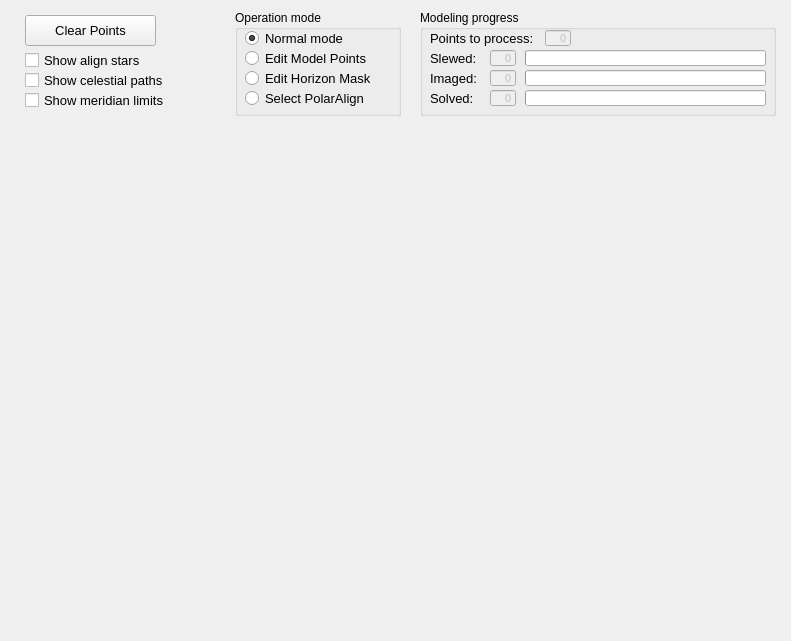
<?xml version="1.0" encoding="UTF-8"?>
<ui version="4.0">
 <class>HemisphereDialog</class>
 <widget class="QWidget" name="HemisphereDialog">
  <property name="geometry">
   <rect>
    <x>0</x>
    <y>0</y>
    <width>791</width>
    <height>641</height>
   </rect>
  </property>
  <property name="font">
   <font>
    <family>Arial</family>
   </font>
  </property>
  <property name="windowTitle">
   <string>Hemisphere</string>
  </property>
  <widget class="QWidget" name="hemisphere" native="true">
   <property name="enabled">
    <bool>true</bool>
   </property>
   <property name="geometry">
    <rect>
     <x>10</x>
     <y>130</y>
     <width>771</width>
     <height>501</height>
    </rect>
   </property>
   <property name="autoFillBackground">
    <bool>true</bool>
   </property>
   <property name="styleSheet">
    <string notr="true"/>
   </property>
  </widget>
  <widget class="QPushButton" name="btn_deletePoints">
   <property name="geometry">
    <rect>
     <x>25</x>
     <y>15</y>
     <width>131</width>
     <height>31</height>
    </rect>
   </property>
   <property name="font">
    <font>
     <pointsize>10</pointsize>
    </font>
   </property>
   <property name="toolTip">
    <string>&lt;html&gt;&lt;head/&gt;&lt;body&gt;&lt;p&gt;Delete all points on coordinate window including Base / Model&lt;/p&gt;&lt;/body&gt;&lt;/html&gt;</string>
   </property>
   <property name="text">
    <string>Clear Points</string>
   </property>
  </widget>
  <widget class="QLabel" name="hemisphereBackground">
   <property name="geometry">
    <rect>
     <x>0</x>
     <y>0</y>
     <width>791</width>
     <height>126</height>
    </rect>
   </property>
   <property name="text">
    <string/>
   </property>
   <property name="color" stdset="0">
    <string>blue</string>
   </property>
  </widget>
  <widget class="QGroupBox" name="groupBox_2">
   <property name="geometry">
    <rect>
     <x>235</x>
     <y>10</y>
     <width>166</width>
     <height>106</height>
    </rect>
   </property>
   <property name="title">
    <string>Operation mode</string>
   </property>
   <widget class="QRadioButton" name="checkEditNone">
    <property name="geometry">
     <rect>
      <x>10</x>
      <y>20</y>
      <width>111</width>
      <height>16</height>
     </rect>
    </property>
    <property name="font">
     <font>
      <pointsize>10</pointsize>
     </font>
    </property>
    <property name="text">
     <string>Normal mode</string>
    </property>
    <property name="checked">
     <bool>true</bool>
    </property>
   </widget>
   <widget class="QRadioButton" name="checkEditModelPoints">
    <property name="geometry">
     <rect>
      <x>10</x>
      <y>40</y>
      <width>146</width>
      <height>16</height>
     </rect>
    </property>
    <property name="font">
     <font>
      <pointsize>10</pointsize>
     </font>
    </property>
    <property name="text">
     <string>Edit Model Points</string>
    </property>
   </widget>
   <widget class="QRadioButton" name="checkEditHorizonMask">
    <property name="geometry">
     <rect>
      <x>10</x>
      <y>60</y>
      <width>141</width>
      <height>16</height>
     </rect>
    </property>
    <property name="font">
     <font>
      <pointsize>10</pointsize>
     </font>
    </property>
    <property name="text">
     <string>Edit Horizon Mask</string>
    </property>
   </widget>
   <widget class="QRadioButton" name="checkPolarAlignment">
    <property name="enabled">
     <bool>true</bool>
    </property>
    <property name="geometry">
     <rect>
      <x>10</x>
      <y>80</y>
      <width>136</width>
      <height>16</height>
     </rect>
    </property>
    <property name="font">
     <font>
      <pointsize>10</pointsize>
     </font>
    </property>
    <property name="text">
     <string>Select PolarAlign</string>
    </property>
   </widget>
  </widget>
  <widget class="QCheckBox" name="checkShowAlignmentStars">
   <property name="geometry">
    <rect>
     <x>25</x>
     <y>50</y>
     <width>131</width>
     <height>21</height>
    </rect>
   </property>
   <property name="font">
    <font>
     <pointsize>10</pointsize>
    </font>
   </property>
   <property name="text">
    <string>Show align stars</string>
   </property>
  </widget>
  <widget class="QGroupBox" name="groupBox">
   <property name="geometry">
    <rect>
     <x>420</x>
     <y>10</y>
     <width>356</width>
     <height>106</height>
    </rect>
   </property>
   <property name="title">
    <string>Modeling progress</string>
   </property>
   <widget class="QLabel" name="label_100">
    <property name="geometry">
     <rect>
      <x>10</x>
      <y>40</y>
      <width>66</width>
      <height>16</height>
     </rect>
    </property>
    <property name="font">
     <font>
      <family>Arial</family>
      <pointsize>10</pointsize>
      <weight>50</weight>
      <bold>false</bold>
     </font>
    </property>
    <property name="text">
     <string>Slewed:</string>
    </property>
   </widget>
   <widget class="QLineEdit" name="le_numberPointsImaged">
    <property name="enabled">
     <bool>false</bool>
    </property>
    <property name="geometry">
     <rect>
      <x>70</x>
      <y>60</y>
      <width>26</width>
      <height>16</height>
     </rect>
    </property>
    <property name="font">
     <font>
      <family>Arial</family>
      <pointsize>8</pointsize>
      <weight>50</weight>
      <bold>false</bold>
     </font>
    </property>
    <property name="mouseTracking">
     <bool>false</bool>
    </property>
    <property name="focusPolicy">
     <enum>Qt::NoFocus</enum>
    </property>
    <property name="acceptDrops">
     <bool>false</bool>
    </property>
    <property name="toolTip">
     <string>&lt;html&gt;&lt;head/&gt;&lt;body&gt;&lt;p&gt;&lt;span style=&quot; font-size:10pt;&quot;&gt;Progress in modeling.&lt;/span&gt;&lt;/p&gt;&lt;/body&gt;&lt;/html&gt;</string>
    </property>
    <property name="layoutDirection">
     <enum>Qt::RightToLeft</enum>
    </property>
    <property name="text">
     <string>0</string>
    </property>
    <property name="alignment">
     <set>Qt::AlignRight|Qt::AlignTrailing|Qt::AlignVCenter</set>
    </property>
    <property name="readOnly">
     <bool>true</bool>
    </property>
   </widget>
   <widget class="QLabel" name="label_77">
    <property name="geometry">
     <rect>
      <x>10</x>
      <y>60</y>
      <width>66</width>
      <height>16</height>
     </rect>
    </property>
    <property name="font">
     <font>
      <family>Arial</family>
      <pointsize>10</pointsize>
      <weight>50</weight>
      <bold>false</bold>
     </font>
    </property>
    <property name="text">
     <string>Imaged:</string>
    </property>
   </widget>
   <widget class="QProgressBar" name="bar_numberPointsImaged">
    <property name="geometry">
     <rect>
      <x>105</x>
      <y>60</y>
      <width>241</width>
      <height>16</height>
     </rect>
    </property>
    <property name="maximum">
     <number>1000</number>
    </property>
    <property name="value">
     <number>1</number>
    </property>
    <property name="textVisible">
     <bool>false</bool>
    </property>
   </widget>
   <widget class="QProgressBar" name="bar_numberPointsSlewed">
    <property name="geometry">
     <rect>
      <x>105</x>
      <y>40</y>
      <width>241</width>
      <height>16</height>
     </rect>
    </property>
    <property name="minimum">
     <number>0</number>
    </property>
    <property name="maximum">
     <number>1000</number>
    </property>
    <property name="value">
     <number>0</number>
    </property>
    <property name="textVisible">
     <bool>false</bool>
    </property>
    <property name="orientation">
     <enum>Qt::Horizontal</enum>
    </property>
    <property name="invertedAppearance">
     <bool>false</bool>
    </property>
    <property name="textDirection">
     <enum>QProgressBar::BottomToTop</enum>
    </property>
    <property name="format">
     <string>%p%</string>
    </property>
   </widget>
   <widget class="QLineEdit" name="le_numberPointsSlewed">
    <property name="enabled">
     <bool>false</bool>
    </property>
    <property name="geometry">
     <rect>
      <x>70</x>
      <y>40</y>
      <width>26</width>
      <height>16</height>
     </rect>
    </property>
    <property name="font">
     <font>
      <family>Arial</family>
      <pointsize>8</pointsize>
      <weight>50</weight>
      <bold>false</bold>
     </font>
    </property>
    <property name="mouseTracking">
     <bool>false</bool>
    </property>
    <property name="focusPolicy">
     <enum>Qt::NoFocus</enum>
    </property>
    <property name="acceptDrops">
     <bool>false</bool>
    </property>
    <property name="toolTip">
     <string>&lt;html&gt;&lt;head/&gt;&lt;body&gt;&lt;p&gt;&lt;span style=&quot; font-size:10pt;&quot;&gt;Progress in modeling.&lt;/span&gt;&lt;/p&gt;&lt;/body&gt;&lt;/html&gt;</string>
    </property>
    <property name="layoutDirection">
     <enum>Qt::RightToLeft</enum>
    </property>
    <property name="text">
     <string>0</string>
    </property>
    <property name="alignment">
     <set>Qt::AlignRight|Qt::AlignTrailing|Qt::AlignVCenter</set>
    </property>
    <property name="readOnly">
     <bool>true</bool>
    </property>
   </widget>
   <widget class="QLineEdit" name="le_numberPointsSolved">
    <property name="enabled">
     <bool>false</bool>
    </property>
    <property name="geometry">
     <rect>
      <x>70</x>
      <y>80</y>
      <width>26</width>
      <height>16</height>
     </rect>
    </property>
    <property name="font">
     <font>
      <family>Arial</family>
      <pointsize>8</pointsize>
      <weight>50</weight>
      <bold>false</bold>
     </font>
    </property>
    <property name="mouseTracking">
     <bool>false</bool>
    </property>
    <property name="focusPolicy">
     <enum>Qt::NoFocus</enum>
    </property>
    <property name="acceptDrops">
     <bool>false</bool>
    </property>
    <property name="toolTip">
     <string>&lt;html&gt;&lt;head/&gt;&lt;body&gt;&lt;p&gt;&lt;span style=&quot; font-size:10pt;&quot;&gt;Progress in modeling.&lt;/span&gt;&lt;/p&gt;&lt;/body&gt;&lt;/html&gt;</string>
    </property>
    <property name="layoutDirection">
     <enum>Qt::RightToLeft</enum>
    </property>
    <property name="text">
     <string>0</string>
    </property>
    <property name="alignment">
     <set>Qt::AlignRight|Qt::AlignTrailing|Qt::AlignVCenter</set>
    </property>
    <property name="readOnly">
     <bool>true</bool>
    </property>
   </widget>
   <widget class="QProgressBar" name="bar_numberPointsSolved">
    <property name="geometry">
     <rect>
      <x>105</x>
      <y>80</y>
      <width>241</width>
      <height>16</height>
     </rect>
    </property>
    <property name="maximum">
     <number>1000</number>
    </property>
    <property name="value">
     <number>1</number>
    </property>
    <property name="textVisible">
     <bool>false</bool>
    </property>
   </widget>
   <widget class="QLabel" name="label_28">
    <property name="geometry">
     <rect>
      <x>10</x>
      <y>80</y>
      <width>66</width>
      <height>16</height>
     </rect>
    </property>
    <property name="font">
     <font>
      <pointsize>10</pointsize>
     </font>
    </property>
    <property name="text">
     <string>Solved:</string>
    </property>
   </widget>
   <widget class="QLineEdit" name="le_numberPointsToProcess">
    <property name="enabled">
     <bool>false</bool>
    </property>
    <property name="geometry">
     <rect>
      <x>125</x>
      <y>20</y>
      <width>26</width>
      <height>16</height>
     </rect>
    </property>
    <property name="font">
     <font>
      <family>Arial</family>
      <pointsize>8</pointsize>
      <weight>50</weight>
      <bold>false</bold>
     </font>
    </property>
    <property name="mouseTracking">
     <bool>false</bool>
    </property>
    <property name="focusPolicy">
     <enum>Qt::NoFocus</enum>
    </property>
    <property name="acceptDrops">
     <bool>false</bool>
    </property>
    <property name="toolTip">
     <string>&lt;html&gt;&lt;head/&gt;&lt;body&gt;&lt;p&gt;&lt;span style=&quot; font-size:10pt;&quot;&gt;Progress in modeling.&lt;/span&gt;&lt;/p&gt;&lt;/body&gt;&lt;/html&gt;</string>
    </property>
    <property name="layoutDirection">
     <enum>Qt::RightToLeft</enum>
    </property>
    <property name="text">
     <string>0</string>
    </property>
    <property name="alignment">
     <set>Qt::AlignRight|Qt::AlignTrailing|Qt::AlignVCenter</set>
    </property>
    <property name="readOnly">
     <bool>true</bool>
    </property>
   </widget>
   <widget class="QLabel" name="label_29">
    <property name="geometry">
     <rect>
      <x>10</x>
      <y>20</y>
      <width>121</width>
      <height>16</height>
     </rect>
    </property>
    <property name="font">
     <font>
      <pointsize>10</pointsize>
     </font>
    </property>
    <property name="text">
     <string>Points to process:</string>
    </property>
   </widget>
  </widget>
  <widget class="QCheckBox" name="checkShowCelestial">
   <property name="geometry">
    <rect>
     <x>25</x>
     <y>70</y>
     <width>156</width>
     <height>21</height>
    </rect>
   </property>
   <property name="font">
    <font>
     <pointsize>10</pointsize>
    </font>
   </property>
   <property name="text">
    <string>Show celestial paths</string>
   </property>
  </widget>
  <widget class="QCheckBox" name="checkShowMeridian">
   <property name="geometry">
    <rect>
     <x>25</x>
     <y>90</y>
     <width>156</width>
     <height>21</height>
    </rect>
   </property>
   <property name="font">
    <font>
     <pointsize>10</pointsize>
    </font>
   </property>
   <property name="text">
    <string>Show meridian limits</string>
   </property>
  </widget>
  <widget class="QWidget" name="hemisphereStar" native="true">
   <property name="enabled">
    <bool>true</bool>
   </property>
   <property name="geometry">
    <rect>
     <x>10</x>
     <y>130</y>
     <width>771</width>
     <height>501</height>
    </rect>
   </property>
   <property name="autoFillBackground">
    <bool>false</bool>
   </property>
   <property name="styleSheet">
    <string notr="true"/>
   </property>
  </widget>
  <widget class="QWidget" name="hemisphereMoving" native="true">
   <property name="enabled">
    <bool>true</bool>
   </property>
   <property name="geometry">
    <rect>
     <x>10</x>
     <y>130</y>
     <width>771</width>
     <height>501</height>
    </rect>
   </property>
   <property name="autoFillBackground">
    <bool>false</bool>
   </property>
   <property name="styleSheet">
    <string notr="true"/>
   </property>
  </widget>
  <zorder>hemisphereBackground</zorder>
  <zorder>btn_deletePoints</zorder>
  <zorder>groupBox_2</zorder>
  <zorder>hemisphere</zorder>
  <zorder>checkShowAlignmentStars</zorder>
  <zorder>groupBox</zorder>
  <zorder>checkShowCelestial</zorder>
  <zorder>checkShowMeridian</zorder>
  <zorder>hemisphereStar</zorder>
  <zorder>hemisphereMoving</zorder>
 </widget>
 <resources/>
 <connections/>
 <designerdata>
  <property name="gridDeltaX">
   <number>5</number>
  </property>
  <property name="gridDeltaY">
   <number>5</number>
  </property>
  <property name="gridSnapX">
   <bool>true</bool>
  </property>
  <property name="gridSnapY">
   <bool>true</bool>
  </property>
  <property name="gridVisible">
   <bool>true</bool>
  </property>
 </designerdata>
</ui>
